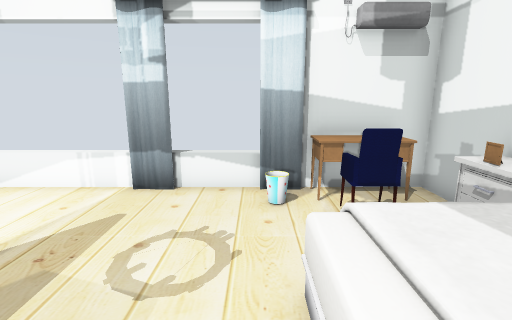
view 1 (above)

20 first-person views from a walk through a robot-simulator world made for Gazebo. The camera is 1.2 m above the floor, tilts 12° down and sees 85° across. The floor is counted in squares, 0.5 m on a side. Each view is taken from the middle of a square. On the plan, view 1 faces up. The plan holds only what a view shows up to about 18 squares ahead; the rest is blank. Some surface patterns are stand-ins.

view 2
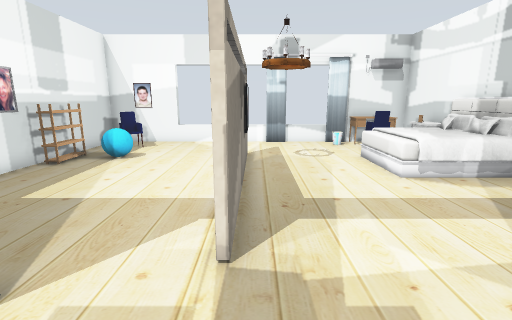

view 3
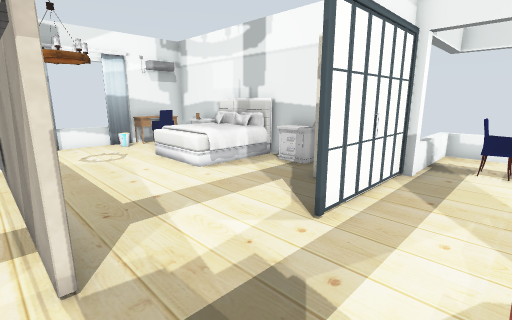

view 4
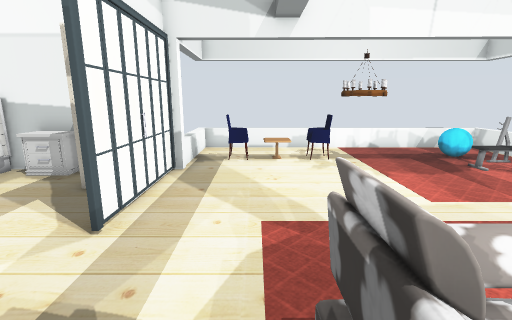

view 5
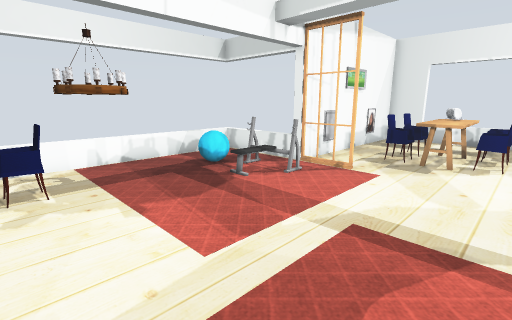

view 6
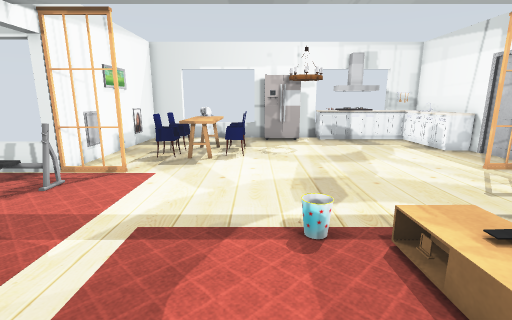

view 7
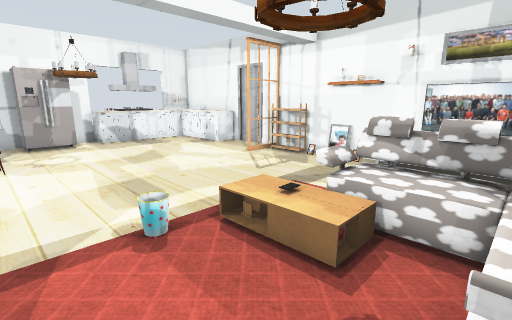

view 8
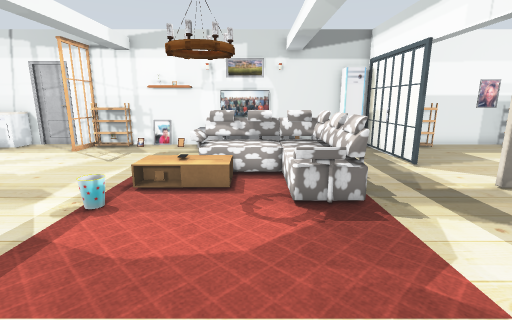

view 9
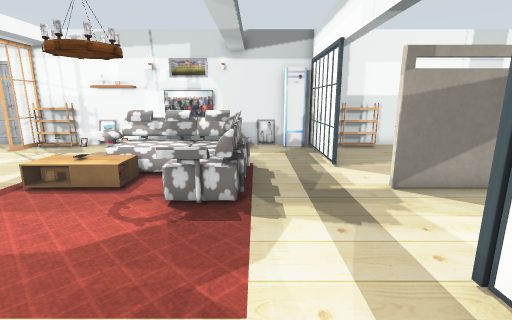

view 10
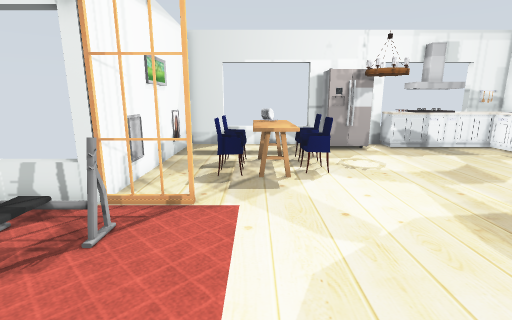

view 11
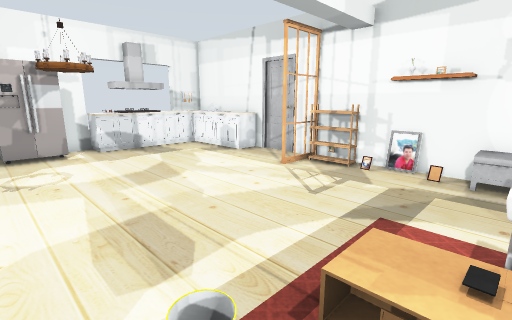

view 12
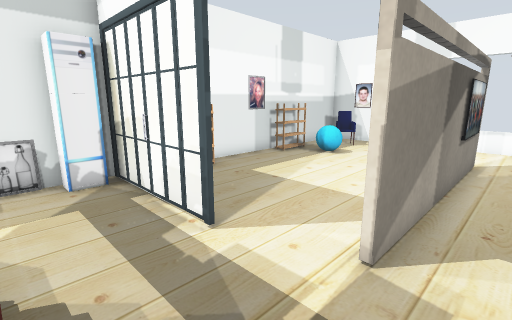

view 13
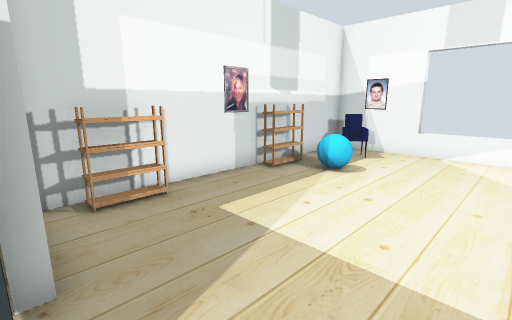

view 14
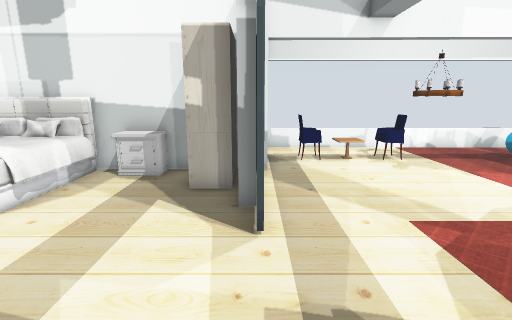

view 15
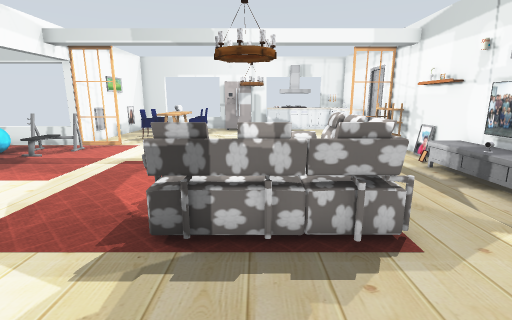

view 16
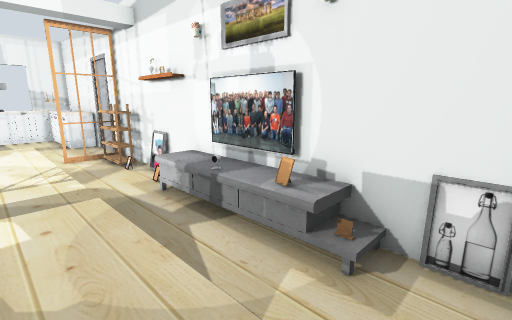

view 17
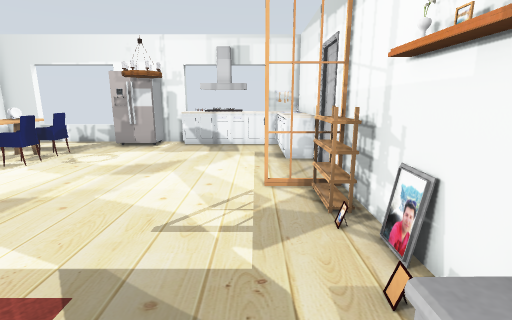

view 18
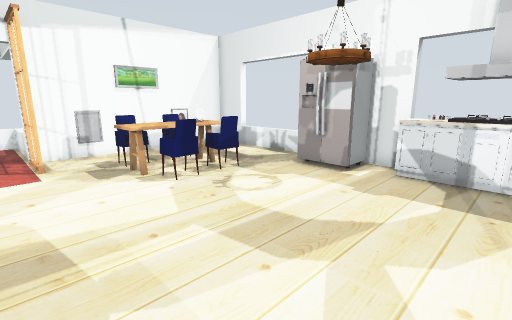

view 19
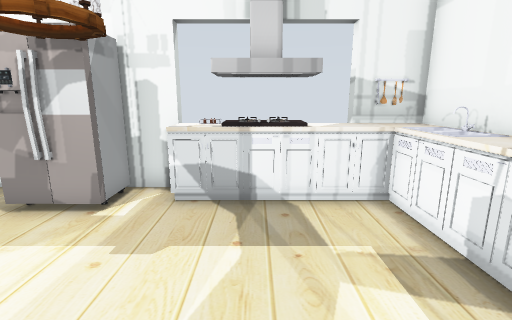

view 20
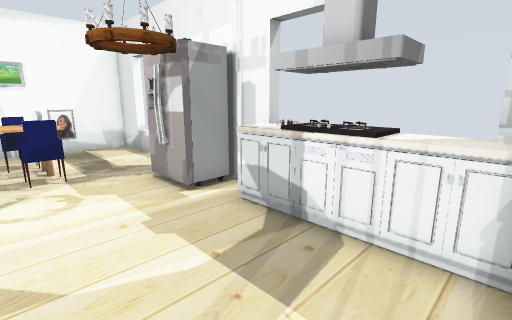

### Floor plan
Points are (right, up) in squares from view 1. A wall is a line through its corners. A room is listed if a view was taken in it or the views show most of it. See-through windows are left out.
Room 1 (views 1, 2, 3, 4, 5, 6, 7, 8, 9, 10, 11, 12, 13, 14, 15, 16, 17, 18, 19, 20)
walls: (-4.6, -5.2) (-4.6, 0.4); (1.1, -6) (1.1, -5.5); (-8.9, -5.5) (-8.9, -6); (4.7, -3.6) (4.7, 7.6) (-12.5, 7.6) (-12.5, -5.2); (-12.5, -5.9) (-12.5, -21.5); (-4.4, 0.5) (-4.4, -5.2); (9.5, -6.4) (4.7, -6.4); (-4.4, 3.6) (-4.4, 2.4); (-12.5, -24) (-12.5, -29.6) (-11.4, -29.6); (-5.9, -29.6) (4.7, -29.6) (4.7, -20.3) (9.5, -20.3)
low walls: (9.5, -20.3) (9.5, -6.4)
objects: door leaf (-13, -23); kitchen cabinet (-12, -29) to (-10, -25); door leaf (-12, -21) to (-10, -21); shoe rack (-12, -20) to (-12, -19); other object (-12, -18); other object (-12, -17); other object (-12, -16); other object (-12, -15) to (-11, -13); TV (-12, -14); picture (-12, -13) to (-12, -12); TV (-12, -11); other object (-12, -10); picture (-12, -9); other object (-12, -7); shoe rack (-12, -4) to (-12, -3); picture (-12, 1); shoe rack (-12, 2) to (-12, 3); other object (-11, -11); chair (-11, 5) to (-10, 6); door leaf (-10, -6); other object (-10, 3); other object (-9, -29) to (-8, -29); door leaf (-8, -6) to (-7, -6); kitchen cabinet (-7, -29) to (-6, -29); sofa (-7, -14) to (-3, -9); other object (-6, -15) to (-5, -13); lamp (-5, -27) to (-4, -26); other object (-5, -14); lamp (-5, -14) to (-4, -13); other object (-5, 1); fridge (-4, -29) to (-3, -28); TV (-4, 1); lamp (-4, 1) to (-2, 3); other object (-3, -16); chair (-1, -25); chair (-1, -24) to (-1, -23); other object (0, -26) to (1, -26); other object (0, -25) to (1, -25); other object (0, -24) to (1, -23); door leaf (0, -6); other object (0, 6) to (1, 7); chair (1, -23) to (2, -23); bed (1, 0) to (4, 3); curtain (1, 7); chair (2, -25); door leaf (2, -6); chair (2, 5) to (3, 6); other object (2, 6) to (4, 7); door leaf (3, -20) to (4, -20); wardrobe (3, -5) to (4, -4); other object (4, -19) to (6, -17); other object (4, -3) to (4, -2); other object (4, 4); other object (4, 5); picture (5, -27); picture (5, -22); lamp (6, -14) to (7, -13); chair (6, -12) to (7, -11); other object (6, -10) to (7, -10); chair (6, -8) to (7, -8); other object (7, -18) to (7, -17)

Positions as (right, up) in squares from view 1, and headings:
1: (0, 0), facing up
2: (-4, -9), facing up
3: (-5, -9), facing up-right
4: (-5, -9), facing right
5: (-2, -11), facing down-right
6: (-2, -11), facing down
7: (-1, -11), facing down-left
8: (3, -12), facing left
9: (3, -9), facing left
10: (1, -14), facing down
11: (-2, -14), facing down-left
12: (-3, -9), facing up-left
13: (-5, -6), facing up-left
14: (-5, -6), facing right
15: (-5, -5), facing down
16: (-8, -8), facing down-left
17: (-10, -13), facing down
18: (-9, -19), facing down-right
19: (-8, -22), facing down
20: (-11, -24), facing down-right
